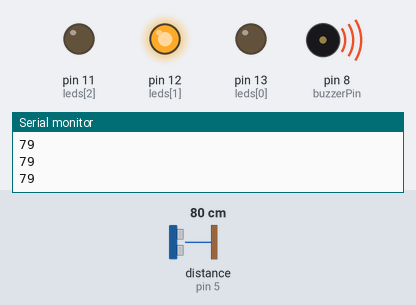
The sketch below on a simulated Arduino Uno, built with avr-gcc and run on an emulated ATmega328P. On the bench: output pins drawn as LEDs (lit = HIGH), buzzer (waves = sounding), the last lines printed to the serial monitor. Wiring (inferred from the names in the program): ultrasonic range finder: trigger pin 6; echo pin 5. Inputs (shaded band) come from the test bench; at power-on: distance to the obstacle (sensor on pin 5) 80 cm. The echo pulse lasts 58.3 µs per cm; pins used as bus, display or sensor lines are not drawn.

Above: at 1.2 s.
1.3 s: distance to the obstacle (sensor on pin 5) set to 56 cm
2.8 s: distance to the obstacle (sensor on pin 5) set to 49 cm
At 4.0 s:
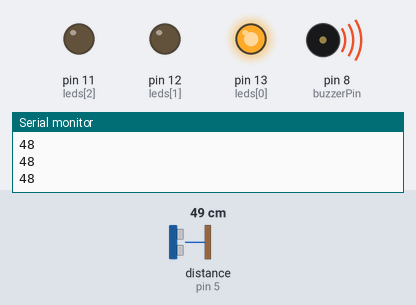
4.3 s: distance to the obstacle (sensor on pin 5) set to 250 cm
At 5.5 s:
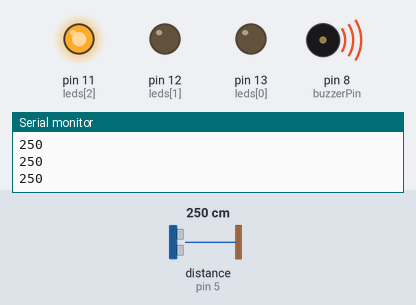
5.8 s: distance to the obstacle (sensor on pin 5) set to 155 cm
7.3 s: distance to the obstacle (sensor on pin 5) set to 149 cm
At 7.8 s:
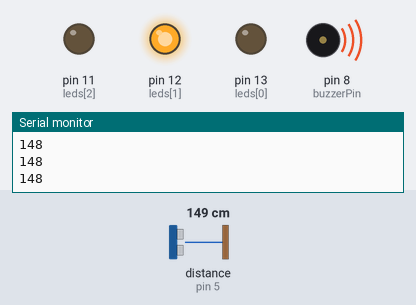
8.8 s: distance to the obstacle (sensor on pin 5) set to 2 cm
At 9.7 s:
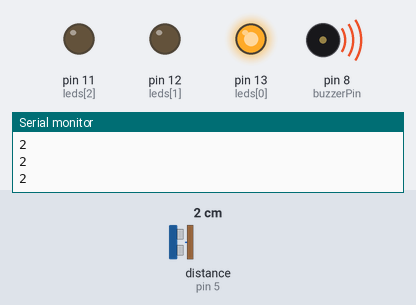
Timing chart, 0 to 11.3 s (numbered marks = the images above; inputs shaded):
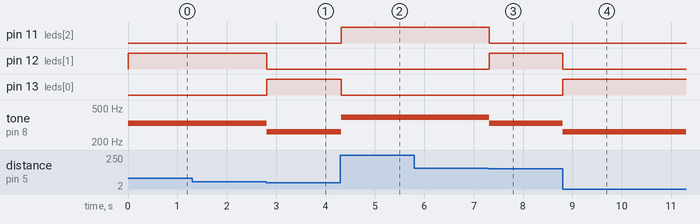

Measured:
- the behaviour switches between 52 and 51 cm on distance to the obstacle (sensor on pin 5) (found by bisection; images 0 and 1)
- the behaviour switches between 152 and 151 cm on distance to the obstacle (sensor on pin 5) (found by bisection; images 2 and 3)
- after the input at 2.8 s, pin 12 (leds[1]): HIGH → LOW at once; pin 13 (leds[0]): LOW → HIGH at once; tone on pin 8 (buzzerPin): 330 Hz → 262 Hz at once
- after the input at 4.3 s, pin 11 (leds[2]): LOW → HIGH at once; pin 13 (leds[0]): HIGH → LOW at once; tone on pin 8 (buzzerPin): 262 Hz → 392 Hz at once
- after the input at 7.3 s, pin 11 (leds[2]): HIGH → LOW at once; pin 12 (leds[1]): LOW → HIGH at once; tone on pin 8 (buzzerPin): 392 Hz → 330 Hz at once
- after the input at 8.8 s, pin 12 (leds[1]): HIGH → LOW at once; pin 13 (leds[0]): LOW → HIGH at once; tone on pin 8 (buzzerPin): 330 Hz → 262 Hz at once

The sketch:

2024_2_b3_ultrasonic_sensor1.ino
```cpp
// C++ code

// Led's array
int leds[3] = {13,12,11};

// buzzer
const int buzzerPin = 8;

const int tom1 = 262;
const int tom2 = 330;
const int tom3 = 392;

// ultrasonic sensor (us)
int echoPin = 5;
int trigPin = 6;

void setup()
{
  Serial.begin(9600);
  pinMode(echoPin, INPUT);
  pinMode(trigPin, OUTPUT);
  pinMode(buzzerPin, OUTPUT);

  for(int p : leds) {
  	pinMode(p, OUTPUT);
  }
}

void loop()
{
  digitalWrite(trigPin, LOW);
  delayMicroseconds(2);
  digitalWrite(trigPin, HIGH);
  delayMicroseconds(10);
  digitalWrite(trigPin, LOW);

  int duration = pulseIn(echoPin, HIGH);

  int distance = (duration/2) / 29.1;

  Serial.println(distance);

  if(distance <= 50) {
    digitalWrite(leds[0], HIGH);
	digitalWrite(leds[1], LOW);
    digitalWrite(leds[2], LOW);
   	tone(buzzerPin, tom1);
  }
  else if(distance > 50 and distance <= 150) {
  	digitalWrite(leds[0], LOW);
	digitalWrite(leds[1], HIGH);
    digitalWrite(leds[2], LOW);
   	tone(buzzerPin, tom2);
  }
  else {
  	digitalWrite(leds[0], LOW);
	digitalWrite(leds[1], LOW);
    digitalWrite(leds[2], HIGH);
   	tone(buzzerPin, tom3);
  }
}
```
